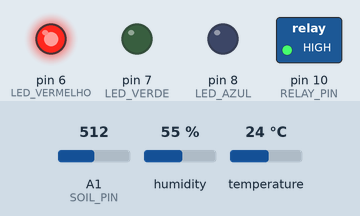
Recording of a sketch running on a simulated Arduino Uno, built with avr-gcc and run on an emulated ATmega328P. Parts: switched loads named in the sketch (green lamp = pin HIGH), output pins drawn as LEDs (lit = HIGH). Inputs (shaded band) come from the test bench; at power-on: A1 (SOIL_PIN) = 512, humidity 55 %, temperature 24 °C. What the sketch prints to the serial monitor is not drawn.

Above: at 2.2 s.
2.3 s: A1 (SOIL_PIN) set to 562
7.3 s: A1 (SOIL_PIN) set to 585
At 10.4 s:
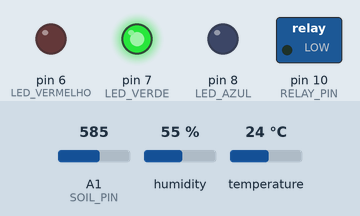
12.3 s: A1 (SOIL_PIN) set to 511
At 13.7 s:
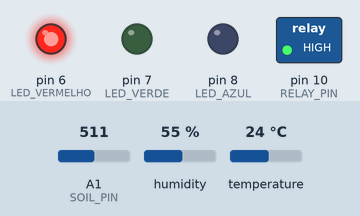
17.3 s: A1 (SOIL_PIN) set to 716
At 21.7 s:
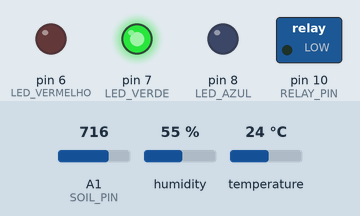
Timing chart, 0 to 23.2 s (numbered marks = the images above; inputs shaded):
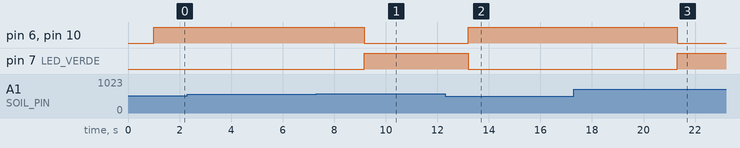

The sketch:

plant.ino
```cpp
#include "DHT.h"

// --- DEFINIÇÕES DE HARDWARE ---
#define DHTPIN 4
#define DHTTYPE DHT22
#define SOIL_PIN 1

// --- DEFINIÇÕES DOS LEDS E RELÉ ---
#define LED_VERMELHO 6
#define LED_VERDE 7
#define LED_AZUL 8
#define RELAY_PIN 10

// VALORES DE CALIBRAÇÃO REAIS
const int VALOR_SECO = 50;
const int VALOR_MOLHADO = 1800;

// Criação do objeto 'dht'
DHT dht(DHTPIN, DHTTYPE);

void setup() {
  Serial.begin(9600);
  delay(1000);
  Serial.println("PGM - Sistema Completo com Alertas e Bomba");

  pinMode(LED_VERMELHO, OUTPUT);
  pinMode(LED_VERDE, OUTPUT);
  pinMode(LED_AZUL, OUTPUT);
  pinMode(RELAY_PIN, OUTPUT);

  digitalWrite(RELAY_PIN, LOW);

  dht.begin();
}

void loop() {
  float temp = dht.readTemperature();
  float hum = dht.readHumidity();

  int valorSoloRaw = analogRead(SOIL_PIN);
  int humidadeSoloPct = map(valorSoloRaw, VALOR_SECO, VALOR_MOLHADO, 0, 100);
  humidadeSoloPct = constrain(humidadeSoloPct, 0, 100);

  digitalWrite(LED_VERMELHO, LOW);
  digitalWrite(LED_VERDE, LOW);
  digitalWrite(LED_AZUL, LOW);

  if (humidadeSoloPct < 30) {
    digitalWrite(LED_VERMELHO, HIGH);
    digitalWrite(RELAY_PIN, HIGH);
  }
  else if (humidadeSoloPct >= 30 && humidadeSoloPct <= 75) {
    digitalWrite(LED_VERDE, HIGH);
    digitalWrite(RELAY_PIN, LOW);
  }
  else {
    digitalWrite(LED_AZUL, HIGH);
    digitalWrite(RELAY_PIN, LOW);
  }

  if (isnan(temp) || isnan(hum)) {
    Serial.println("[ERRO] Falha na leitura do sensor DHT22!");
  } else {
    Serial.print("Temp Ar: "); Serial.print(temp); Serial.print(" °C | ");
    Serial.print("Hum Ar: "); Serial.print(hum); Serial.print(" % | ");
    Serial.print("Solo Bruto: "); Serial.print(valorSoloRaw); Serial.print(" | ");
    Serial.print("Hum Solo: "); Serial.print(humidadeSoloPct); Serial.print("% | ");

    if (humidadeSoloPct < 30) {
      Serial.println("ESTADO: Falta de Água 🔴 (A REGAR...)");
    } else if (humidadeSoloPct >= 30 && humidadeSoloPct <= 75) {
      Serial.println("ESTADO: Nível Ideal 🟢");
    } else {
      Serial.println("ESTADO: Excesso de Água 🔵");
    }
  }

  delay(4000);
}
```

Measured:
- the behaviour switches between 574 and 575 on A1 (SOIL_PIN) (found by bisection; images 0 and 1)
- after the input at 7.3 s, pin 6 (LED_VERMELHO), pin 10 (RELAY_PIN): HIGH → LOW after 1.9 s; pin 7 (LED_VERDE): LOW → HIGH after 1.9 s
- after the input at 12.3 s, pin 6 (LED_VERMELHO), pin 10 (RELAY_PIN): LOW → HIGH after 0.90 s; pin 7 (LED_VERDE): HIGH → LOW after 0.90 s
- after the input at 17.3 s, pin 6 (LED_VERMELHO), pin 10 (RELAY_PIN): HIGH → LOW after 4.0 s; pin 7 (LED_VERDE): LOW → HIGH after 4.0 s
